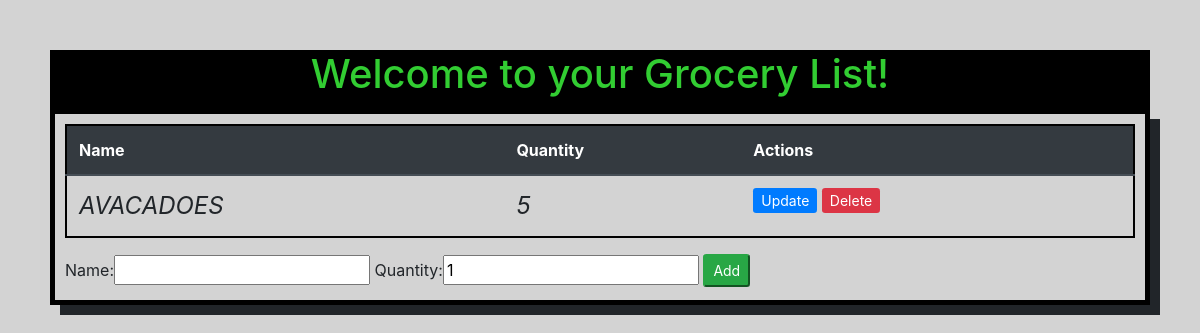
The app's page /, older data.
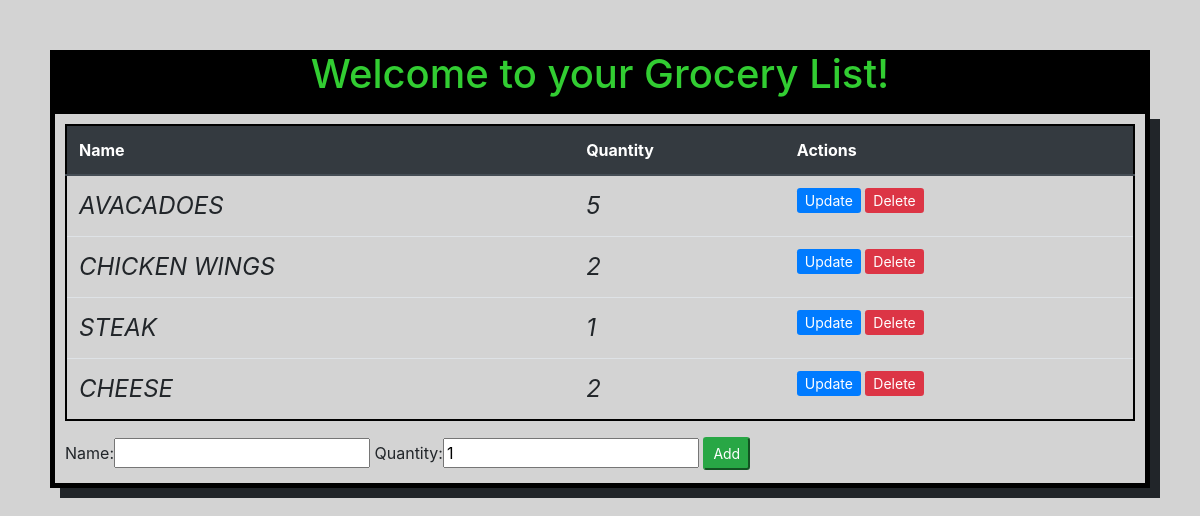
The same page, newer data.
### fruits/models.py (models this page shows, shortened)
class Fruits(models.Model):
    name = models.CharField(max_length=50)
    quantity = models.IntegerField(default=1)

### fruits/views.py (the view)
# urls.py: path('', fruits_list_view, name="home"),
def fruits_list_view(request):
    fruit = Fruits.objects.all()
    form = ItemForm()
    if request.method == "POST":
        form = ItemForm(request.POST)
        if form.is_valid():
                form.save()
        return redirect('/')
    content = {
        'fruits': fruit, 'form': form,
    }
    return render(request, "website/home.html", content)

### fruits/forms.py
class ItemForm(forms.ModelForm):
    class Meta:
        model = Fruits
        fields = '__all__'

### website/templates/website/home.html (shortened to what this page needs)
<!DOCTYPE html>
<html lang="en">
<head>
    <link rel="stylesheet" href="https://stackpath.bootstrapcdn.com/bootstrap/4.5.0/css/bootstrap.min.css">
</head>
<body>
    <div class="container-md" id="head">
            <h1>Welcome to your Grocery List!</h1>
    </div>
    <div class="container" id="container">
            <table class="table table-md" id="table">
                <thead class="thead-dark">
                    <tr>
                    <th>Name</th>
                    <th>Quantity</th>
                    <th>Actions</th>
                    </tr>
                </thead>
                {% for f in fruits %}
                    <tr>
                        <td style="text-transform: uppercase; font-style:italic; font-size: 18pt">{{f.name}}</td>
                        <td style="text-transform: uppercase; font-style:italic; font-size: 18pt">{{f.quantity}}</td>
                        <td>
                            <a class="btn-sm btn-primary" href="{% url 'update_item' f.id %}">Update</a>
                            <a class ="btn-sm btn-danger" href="{% url 'delete' f.id %}">Delete</a>
                        </td>
                    </tr>
                {% endfor %}
            </table>
            <form method="post" action="/">
                {{form}}
                <input class="btn-sm btn-success" type="submit" value="Add" name="create item">
            </form>
    </div>
</body>
</html>

Row changes from the older to the newer data that the page shows:
added Fruits: name "CHICKEN WINGS", quantity "2"
added Fruits: name "STEAK", quantity "1"
added Fruits: name "CHEESE", quantity "2"
